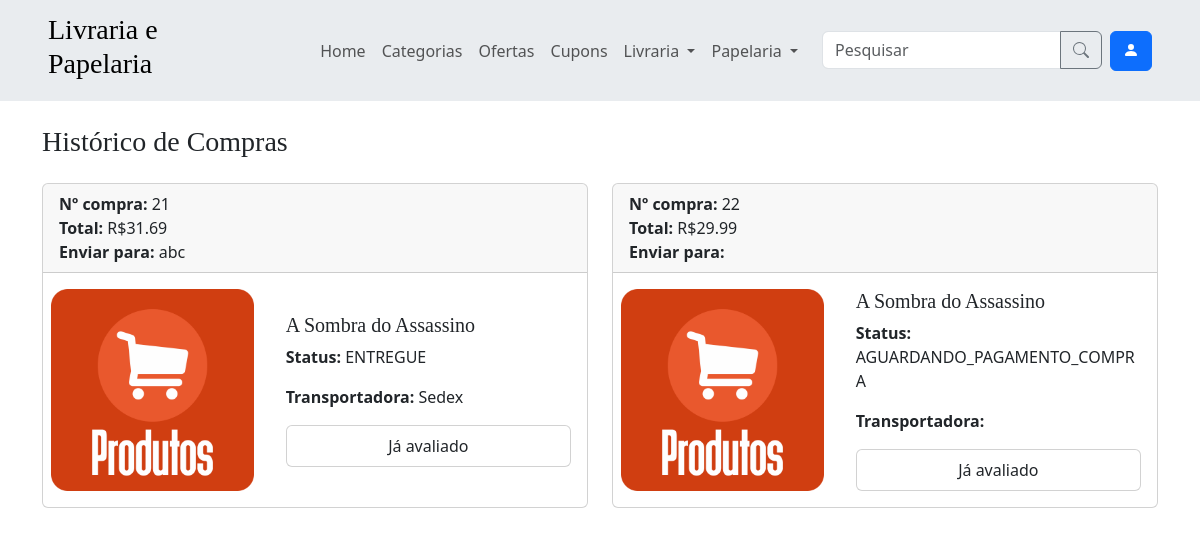
Page /historico_compras/ (signed in) on the earlier database version.
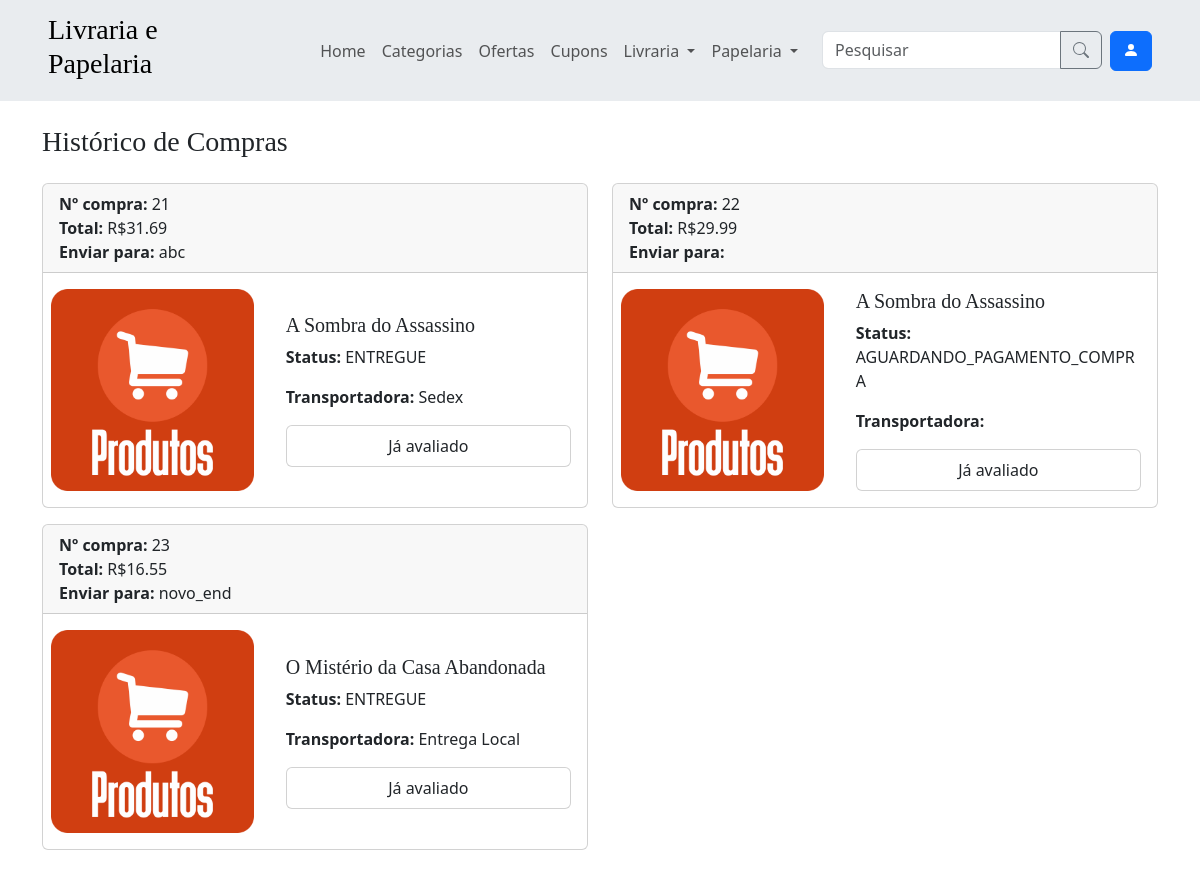
Same page on the later database version.
### app/models.py (models this page shows, shortened)
class Compra(models.Model):
    usuario = models.ForeignKey(User, on_delete=models.CASCADE)
    forma_pagamento = models.ForeignKey(FormaPagamento, on_delete=models.CASCADE, null=True, blank=True)
    endereco = models.ForeignKey(Endereco, on_delete=models.CASCADE, null=True, blank=True)
    data_realizada = models.DateTimeField(auto_now_add=True)
    produtos = models.ManyToManyField(Produto, through='CompraProduto')
    def preco_produtos(self):
        return sum([compra_produto.produto.preco_atual() * compra_produto.quantidade for compra_produto in self.compraproduto_set.all()])
    def preco_frete(self):
        soma = 0
        for compra_produto in self.compraproduto_set.all():
            transportadora = compra_produto.entrega_associada().transportadora
            soma += transportadora.preco if transportadora is not None else 0
        return soma
    def desconto_cupons(self):
        soma = 0
        for cupom in self.cupom_set.all():
            soma += cupom.desconto
        return soma
    def preco_total(self):
        return max(0, self.preco_produtos() + self.preco_frete() - self.desconto_cupons())
    class Meta:
        verbose_name = verbose_name_plural = 'Compra'

class CompraProduto(models.Model):
    compra = models.ForeignKey(Compra, on_delete=models.CASCADE)
    produto = models.ForeignKey(Produto, on_delete=models.CASCADE)
    quantidade = models.PositiveIntegerField()
    def entrega_associada(self):
        try:
            entrega = Entrega.objects.get(compra_produto=self)
        except Entrega.DoesNotExist:
            entrega = Entrega(compra_produto=self)
            entrega.save()
        return entrega
    def foi_avaliado(self):
        return hasattr(self, 'avaliacao')
    class Meta:
        unique_together = ('compra', 'produto')
        verbose_name = verbose_name_plural = 'CompraProduto'

class Produto(models.Model):
    nome = models.CharField(max_length=50)
    preco = models.DecimalField(max_digits=10, decimal_places=2)
    descricao = models.TextField(null=True, blank=True)
    is_ativo = models.BooleanField(default=True)
    def preco_atual(self):
        promocao = self.promocao_set.last()
        if promocao:
            promocao_produto = promocao.promocaoproduto_set.get(produto=self)
            return self.preco * (1 - promocao_produto.desconto)
        return self.preco
    class Meta:
        verbose_name = verbose_name_plural = 'Produto'

class Promocao(models.Model):
    nome = models.CharField(max_length=100, null=True, blank=True)
    data_inicio = models.DateTimeField()
    data_fim = models.DateTimeField()
    produtos = models.ManyToManyField(Produto, through='PromocaoProduto')
    class Meta:
        verbose_name = verbose_name_plural = 'Promocao'

class PromocaoProduto(models.Model):
    produto = models.ForeignKey(Produto, on_delete=models.CASCADE)
    promocao = models.ForeignKey(Promocao, on_delete=models.CASCADE)
    desconto = models.DecimalField(max_digits=10, decimal_places=2)
    class Meta:
        unique_together = ('produto', 'promocao')
        verbose_name = verbose_name_plural = 'PromocaoProduto'

class Entrega(models.Model):
    class EstadoChoices(models.TextChoices):
        AGUARDANDO_PAGAMENTO_COMPRA = 'AGUARDANDO_PAGAMENTO_COMPRA', 'Aguardando Pagamento da Compra'
        EM_PREPARO = 'EM_PREPARO', 'Em Preparo'
        POSTADO = 'POSTADO', 'Postado'
        EM_TRANSITO = 'EM_TRANSITO', 'Em Trânsito'
        ENTREGUE = 'ENTREGUE', 'Entregue'
    compra_produto = models.OneToOneField(CompraProduto, on_delete=models.CASCADE, primary_key=True)
    transportadora = models.ForeignKey(Transportadora, on_delete=models.CASCADE, null=True, blank=True)
    codigo_rastreio = models.CharField(max_length=100, null=True, blank=True)
    data_postado = models.DateTimeField(null=True, blank=True)
    data_transito = models.DateTimeField(null=True, blank=True)
    data_recebido = models.DateTimeField(null=True, blank=True)
    estado = models.CharField(
        max_length=30,
        choices=EstadoChoices.choices,
        default=EstadoChoices.AGUARDANDO_PAGAMENTO_COMPRA,
    )
    class Meta:
        verbose_name = verbose_name_plural = 'Entrega'

class Transportadora(models.Model):
    nome = models.CharField(max_length=100)
    cnpj = models.CharField(max_length=20, unique=True)
    inscricao_estadual = models.CharField(max_length=100, unique=True)
    preco = models.DecimalField(max_digits=10, decimal_places=2, null=True, blank=True)
    class Meta:
        verbose_name = verbose_name_plural = 'Transportadora'

class Endereco(models.Model):
    usuario = models.ForeignKey(User, on_delete=models.CASCADE)
    nome = models.CharField(max_length=20, null=True, blank=False)
    rua = models.CharField(max_length=100, null=True, blank=False)
    numero = models.CharField(max_length=8, null=True, blank=False)
    bairro = models.CharField(max_length=100, null=True, blank=False)
    cidade = models.CharField(max_length=100, null=True, blank=False)
    estado = models.CharField(max_length=100, null=True, blank=False)
    cep = models.CharField(max_length=20, null=True, blank=False)
    complemento = models.CharField(max_length=50, null=True, blank=True)
    is_principal = models.BooleanField(default=False)
    class Meta:
        verbose_name = verbose_name_plural = 'Endereco'

### app/views.py (the view, shortened to what this page needs)
# urls.py: path('historico_compras/', views.historico_compras, name='historico_compras'),
@login_required
@user_passes_test(usuario_comum)
def historico_compras(request):
    compras = request.user.compra_set.all()
    return render(request, 'historico_compras.html', {'compras': compras})

### app/context_processors.py (called while the page is built)
def categorias_processor(request):
    categorias = Categoria.objects.all()
    categorias_livraria = categorias.filter(tipo='Livraria')
    categorias_papelaria = categorias.filter(tipo='Papelaria')
    categorias = categorias[:10]
    return {
        'categorias': categorias,
        'categorias_livraria': categorias_livraria,
        'categorias_papelaria': categorias_papelaria
    }

### app/views.py (called while the page is built)
def usuario_comum(user):
    return not user.is_staff

### app/templates/historico_compras.html (shortened to what this page needs)
{% extends 'components/base.html' %}
{% block content %}
    {% include 'components/content_title.html' with title='Histórico de Compras' %}
    <div class="row row-cols-1 row-cols-lg-2">
        {% for compra in compras %}
        <div class="col">
            <div class="card mb-3 w-100 text-decoration-none">
                <div class="card-header">
                    <div class="card-text"><span class="fw-bold">Nº compra: </span>{{ compra.id }}</div>
                    <div class="card-text"><span class="fw-bold">Total: </span>R${{ compra.preco_total|floatformat:2 }}</div>
                    <div class="card-text" data-bs-toggle="popover" data-bs-title="a" data-bs-content="Conteúdo do endereço" aria-describedby="popover71635">
                        <span class="fw-bold">Enviar para: </span>{{ compra.endereco.nome }}
                    </div>
                </div>
                {% for compra_produto in compra.compraproduto_set.all %}
                    <div class="row g-0 align-items-center">
                        <div class="col-md-5 p-3 ps-md-2">
                            <a href="#">
                                {% load static %}
                                <img src="{% static 'img/produto_placeholder.png' %}" class="img-fluid" alt="...">
                            </a>
                        </div>
                        <div class="col-md-7">
                            <div class="card-body">
                                <a href="#" class="card-title text-decoration-none">
                                    <h5 class="mb-2">{{ compra_produto.produto.nome }}</h5>
                                </a>
                                <p><span class="fw-bold">Status: </span> {{ compra_produto.entrega.estado }}</p>
                                <p><span class="fw-bold">Transportadora: </span> {{ compra_produto.entrega.transportadora.nome }}</p>
                                {% if not compra_produto.foi_avaliado %}
                                    <button type="button" class="w-100 btn btn-primary" data-bs-toggle="modal" data-bs-target="#staticBackdrop">
                                        Avaliar produto
                                    </button>
                                    <form method="post" class="modal fade" id="staticBackdrop" data-bs-backdrop="static" data-bs-keyboard="false" tabindex="-1" aria-labelledby="staticBackdropLabel" aria-hidden="true">
                                        {% csrf_token %}
                                        <input type="hidden" value="{{ compra_produto.id }}" name="compra_produto_id">
                                        <div class="modal-dialog modal-dialog-centered modal-dialog-scrollable">
                                            <div class="modal-content">
                                            <div class="modal-header">
                                                <h1 class="modal-title fs-5" id="staticBackdropLabel">Avaliação</h1>
                                                <button type="button" class="btn-close" data-bs-dismiss="modal" aria-label="Close"></button>
                                            </div>
                                            <div class="modal-body">
                                                <div class="input-group mb-3">
                                                    <select required name="Nota" class="form-select form-select-lg mb-3" aria-label="Large select example">
                                                        <option selected value="">Nota</option>
                                                        <option value="⭐">⭐</option>
                                                        <option value="⭐⭐">⭐⭐</option>
                                                        <option value="⭐⭐⭐">⭐⭐⭐</option>
                                                        <option value="⭐⭐⭐⭐">⭐⭐⭐⭐</option>
                                                        <option value="⭐⭐⭐⭐⭐">⭐⭐⭐⭐⭐</option>
                                                    </select>
                                                </div>
                                                <div class="form-floating">
                                                    <textarea name="Descricao" class="form-control" style="height: 100px;" placeholder="Comente sua avaliação" id="floatingTextarea"></textarea>
                                                    <label for="floatingTextarea">Descrição</label>
                                                </div>
                                            </div>
                                            <div class="modal-footer">
                                                <button type="button" class="btn btn-secondary" data-bs-dismiss="modal">Cancelar</button>
                                                <button type="submit" class="btn btn-primary">Avaliar</button>
                                            </div>
                                            </div>
                                        </div>
                                    </form>
                                {% else %}
                                    <div class="card px-3 py-2 text-center">Já avaliado</div>
                                {% endif %}
                            </div>
                        </div>
                    </div>
                {% endfor %}
            </div>
        </div>
        {% endfor %}
    </div>
{% endblock %}

### app/templates/components/base.html (shortened to what this page needs)
<!doctype html>
<html lang="en" data-bs-theme="auto">
  <head><script src="/docs/5.3/assets/js/color-modes.js"></script>
    <link rel="stylesheet" href="https://cdn.jsdelivr.net/npm/@docsearch/css@3">
    <link href="https://cdn.jsdelivr.net/npm/bootstrap@5.3.3/dist/css/bootstrap.min.css" rel="stylesheet">
  </head>
  <body>
    {% include 'components/cabecalho.html' %}
    <main class="container mb-4">
      {% block content %} {% endblock %}
    </main>
  </body>
</html>

### app/templates/components/cabecalho.html (shortened to what this page needs)
<header>
  <nav class="navbar navbar-expand-lg bg-body-secondary mb-4" aria-label="Offcanvas navbar large">
    <div class="container-fluid px-md-5">
      <a class="navbar-brand me-lg-5" href="{% url 'home' %}"><h3 class="text-wrap">Livraria e Papelaria</h3></a>
      <div class="offcanvas offcanvas-end" tabindex="-1" id="offcanvasNavbar2" aria-labelledby="offcanvasNavbar2Label">
        <div class="offcanvas-body">
          <ul class="navbar-nav justify-content-end flex-grow-1 pe-3">
            <li class="nav-item">
              <a class="nav-link" aria-current="page" href="{% url 'home' %}">Home</a>
            </li>
            <li class="nav-item">
              <a class="nav-link" aria-current="page" href="{% url 'categorias' %}">Categorias</a>
            </li>
            <li class="nav-item">
              <a href="{% url 'pesquisa' %}?Promocao=Qualquer+desconto" class="nav-link">Ofertas</a>
            </li>
            <li class="nav-item">
              <a class="nav-link" href="{% url 'cupons' %}">Cupons</a>
            </li>
            <li class="nav-item dropdown">
              <a class="nav-link dropdown-toggle" href="#" role="button" data-bs-toggle="dropdown" aria-expanded="false">
                Livraria
              </a>
            </li>
            <li class="nav-item dropdown">
              <a class="nav-link dropdown-toggle" href="#" role="button" data-bs-toggle="dropdown" aria-expanded="false">
                Papelaria
              </a>
            </li>
          </ul>
          <div class="d-flex mt-3 mt-lg-0">
            <form action="{% url 'pesquisa' %}">
              <div class="input-group">
                <input value="{{ filtros.Busca }}" name="Busca" type="text" class="form-control" placeholder="Pesquisar">
                  <button class="btn btn-outline-secondary" type="submit">
                    <svg xmlns="http://www.w3.org/2000/svg" width="16" height="16" fill="currentColor" class="bi bi-search" viewBox="0 0 16 16"><path d="M11.742 10.344a6.5 6.5 0 1 0-1.397 1.398h-.001q.044.06.098.115l3.85 3.85a1 1 0 0 0 1.415-1.414l-3.85-3.85a1 1 0 0 0-.115-.1zM12 6.5a5.5 5.5 0 1 1-11 0 5.5 5.5 0 0 1 11 0"></path></svg>
                  </button>
              </div>
            </form>
            <a href="{% url 'conta' %}" class="btn btn-primary ms-2">
                <svg xmlns="http://www.w3.org/2000/svg" width="16" height="16" fill="currentColor" class="bi bi-person-fill" viewBox="0 0 16 16"><path d="M3 14s-1 0-1-1 1-4 6-4 6 3 6 4-1 1-1 1zm5-6a3 3 0 1 0 0-6 3 3 0 0 0 0 6"></path></svg>
            </a>
          </div>
        </div>
      </div>
    </div>
  </nav>
</header>

### app/templates/components/content_title.html
<h3 class="mb-4">{{ title }}</h3>

### app/templates/components/base.html (style rules this page uses)
.bi { vertical-align: -.125em; fill: currentColor; }
h1, h2, h3, h4, h5, h6 { font-family: "Playfair Display", Georgia, "Times New Roman", serif; }

Differences in the rows shown:
added Compra: id "23", preco_total "16.55", endereco.nome "novo_end"
added CompraProduto: produto.nome "O Mistério da Casa Abandonada", entrega.estado "ENTREGUE", entrega.transportadora.nome "Entrega Local", shows "Já avaliado", shown under "23"
